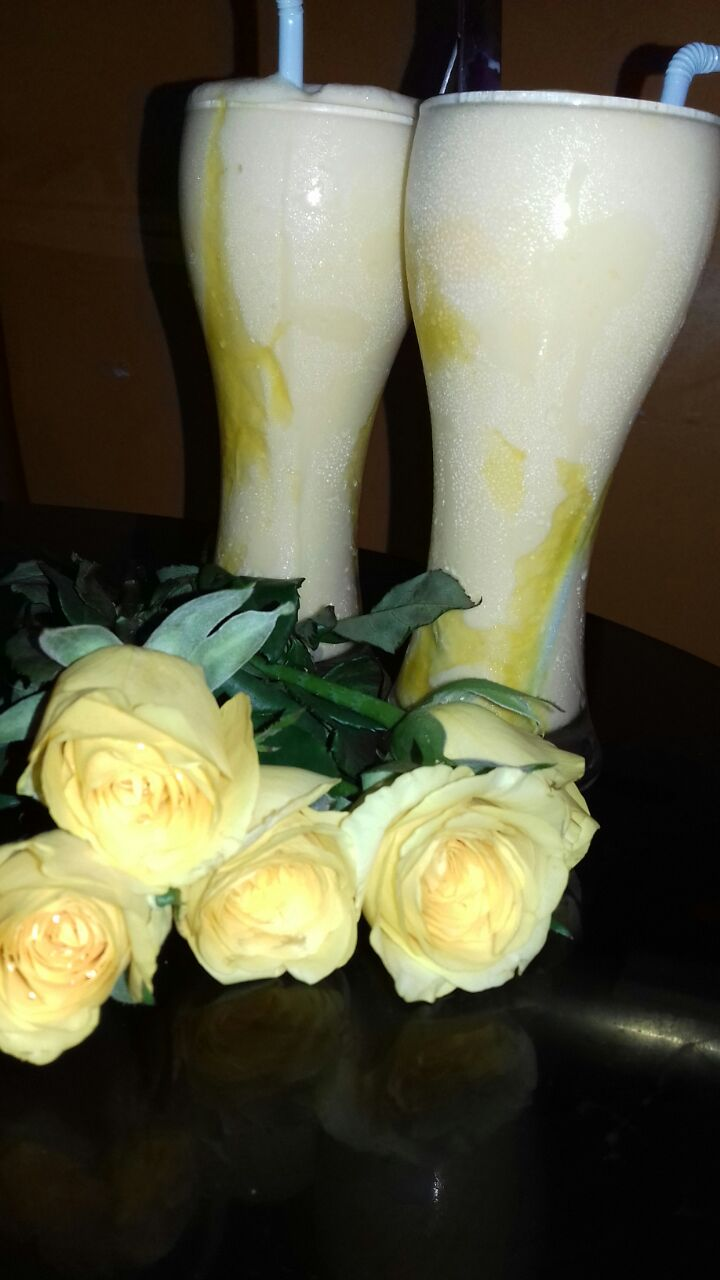
#> input picture images/milkshake.jpg, 720 x 1280 px
$ python Kmeans.py
#> lines starting #> are read from the running program, lines starting #| are printed output that depends on the picture
import cv2
import numpy as np
import matplotlib.pyplot as plt

# Step 1: Loading the Image
image = cv2.imread('images/milkshake.jpg')
#> image is the input picture: shape (1280, 720, 3); mean B, G, R 71, 94.3, 95.6
image = cv2.cvtColor(image, cv2.COLOR_BGR2RGB)  # Convert to RGB

# Step 2: Preprocess the Image
# Converting the image to a 2D array of pixels
pixels = image.reshape((-1, 3))
pixels = np.float32(pixels)

# Step 3: Choosing K-means asalgorithm a Segmentation Method
# Defining criteria, number of clusters (K) and apply K-means
criteria = (cv2.TERM_CRITERIA_EPS + cv2.TERM_CRITERIA_MAX_ITER, 100, 0.2)
K = 4
_, labels, centers = cv2.kmeans(pixels, K, None, criteria, 10, cv2.KMEANS_RANDOM_CENTERS)
#> centers = [[174.3, 178.3, 136.5], [219.7, 219.5, 175.9], [23.03, 18.82, 10.03], [104.8, 112.2, 78.18]]

# Step 4: Applying the Segmentation Method
# Converting back the centers to 8 bit values
centers = np.uint8(centers)
#> centers = [[174, 178, 136], [219, 219, 175], [23, 18, 10], [104, 112, 78]]
segmented_image = centers[labels.flatten()]

# Reshape the image to the original image's shape
segmented_image = segmented_image.reshape(image.shape)
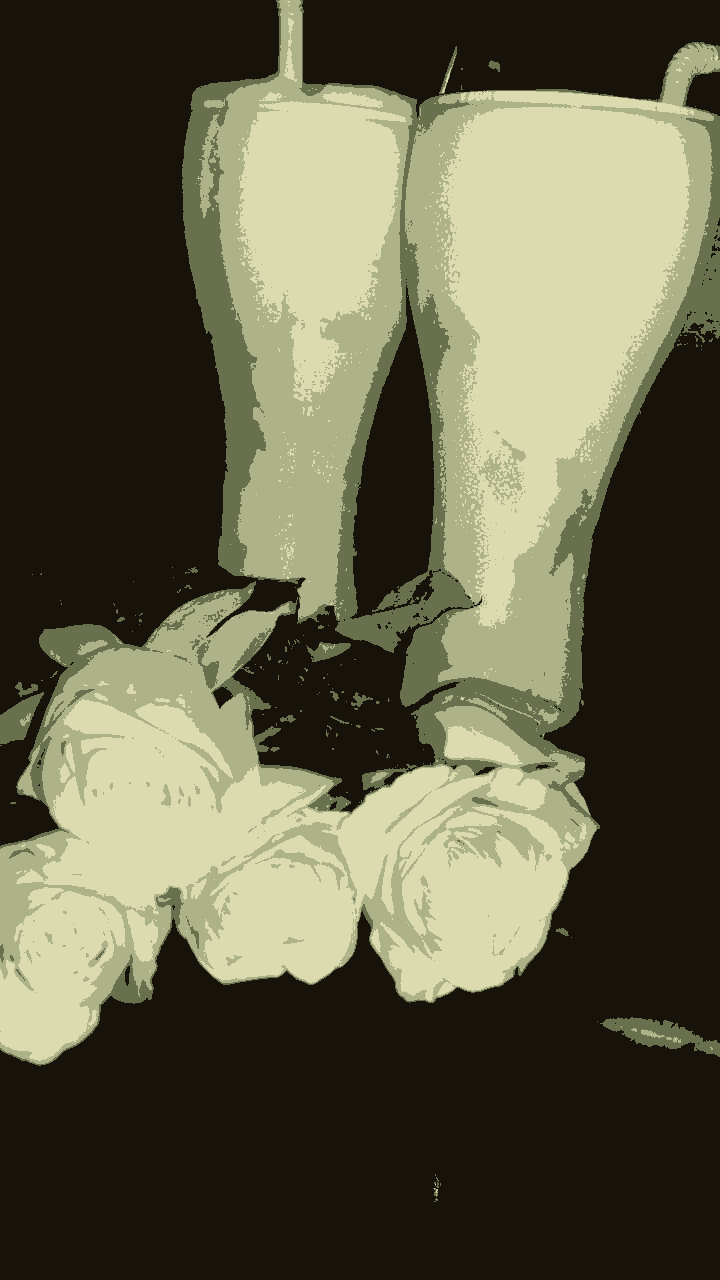
#> segmented_image: shape (1280, 720, 3); mean R, G, B 95.3, 93.7, 70.7

# Step 6: Visualize and Save the Segmented Image
# original and segmented images
plt.figure(figsize=(10, 5))

plt.subplot(1, 2, 1)
plt.title('Original Image')
plt.imshow(image)
plt.axis('off')

plt.subplot(1, 2, 2)
plt.title('Segmented Image')
plt.imshow(segmented_image)
plt.axis('off')

plt.show()
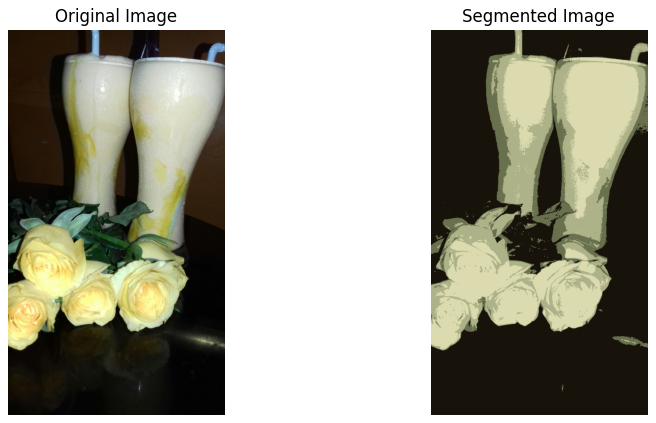
#> figure drawn by matplotlib, 2 panels


segmented_image_bgr = cv2.cvtColor(segmented_image, cv2.COLOR_RGB2BGR)  # Convert back to BGR for saving
cv2.imwrite('segmented_image.jpg', segmented_image_bgr)
